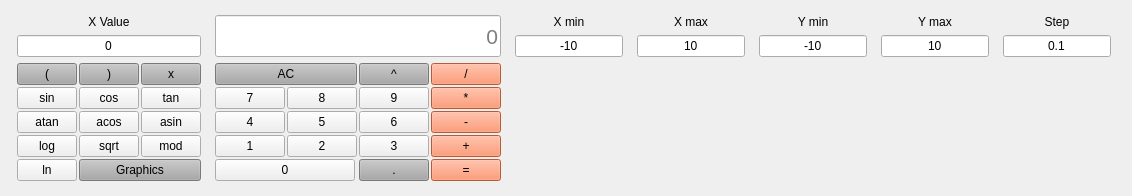
        <widget class="QWidget" name="tab_5">
         <attribute name="title">
          <string>Calculator</string>
         </attribute>
         <layout class="QVBoxLayout" name="verticalLayout_2">
          <item>
           <layout class="QGridLayout" name="gridLayout_4">
            <property name="sizeConstraint">
             <enum>QLayout::SetDefaultConstraint</enum>
            </property>
            <property name="leftMargin">
             <number>6</number>
            </property>
            <property name="topMargin">
             <number>4</number>
            </property>
            <property name="rightMargin">
             <number>10</number>
            </property>
            <property name="bottomMargin">
             <number>4</number>
            </property>
            <property name="horizontalSpacing">
             <number>14</number>
            </property>
            <property name="verticalSpacing">
             <number>6</number>
            </property>
            <item row="1" column="2">
             <widget class="QLineEdit" name="lineEdit_8">
              <property name="text">
               <string>-10</string>
              </property>
              <property name="alignment">
               <set>Qt::AlignCenter</set>
              </property>
              <property name="placeholderText">
               <string>-10</string>
              </property>
             </widget>
            </item>
            <item row="2" column="1">
             <layout class="QGridLayout" name="gridLayout_5">
              <property name="sizeConstraint">
               <enum>QLayout::SetFixedSize</enum>
              </property>
              <property name="spacing">
               <number>2</number>
              </property>
              <item row="4" column="3">
               <widget class="QPushButton" name="button_sum_2">
                <property name="enabled">
                 <bool>true</bool>
                </property>
                <property name="sizePolicy">
                 <sizepolicy hsizetype="Expanding" vsizetype="Expanding">
                  <horstretch>0</horstretch>
                  <verstretch>0</verstretch>
                 </sizepolicy>
                </property>
                <property name="maximumSize">
                 <size>
                  <width>70</width>
                  <height>60</height>
                 </size>
                </property>
                <property name="styleSheet">
                 <string notr="true">QPushButton {background-color: rgb(255, 127, 80)}
</string>
                </property>
                <property name="text">
                 <string>+</string>
                </property>
               </widget>
              </item>
              <item row="3" column="2">
               <widget class="QPushButton" name="button_10">
                <property name="enabled">
                 <bool>true</bool>
                </property>
                <property name="sizePolicy">
                 <sizepolicy hsizetype="Expanding" vsizetype="Expanding">
                  <horstretch>0</horstretch>
                  <verstretch>0</verstretch>
                 </sizepolicy>
                </property>
                <property name="maximumSize">
                 <size>
                  <width>70</width>
                  <height>60</height>
                 </size>
                </property>
                <property name="text">
                 <string>6</string>
                </property>
               </widget>
              </item>
              <item row="4" column="1">
               <widget class="QPushButton" name="button_11">
                <property name="enabled">
                 <bool>true</bool>
                </property>
                <property name="sizePolicy">
                 <sizepolicy hsizetype="Expanding" vsizetype="Expanding">
                  <horstretch>0</horstretch>
                  <verstretch>0</verstretch>
                 </sizepolicy>
                </property>
                <property name="maximumSize">
                 <size>
                  <width>70</width>
                  <height>60</height>
                 </size>
                </property>
                <property name="text">
                 <string>2</string>
                </property>
               </widget>
              </item>
              <item row="4" column="2">
               <widget class="QPushButton" name="button_12">
                <property name="enabled">
                 <bool>true</bool>
                </property>
                <property name="sizePolicy">
                 <sizepolicy hsizetype="Expanding" vsizetype="Expanding">
                  <horstretch>0</horstretch>
                  <verstretch>0</verstretch>
                 </sizepolicy>
                </property>
                <property name="maximumSize">
                 <size>
                  <width>70</width>
                  <height>60</height>
                 </size>
                </property>
                <property name="text">
                 <string>3</string>
                </property>
               </widget>
              </item>
              <item row="5" column="2">
               <widget class="QPushButton" name="button_point_2">
                <property name="enabled">
                 <bool>true</bool>
                </property>
                <property name="sizePolicy">
                 <sizepolicy hsizetype="Expanding" vsizetype="Expanding">
                  <horstretch>0</horstretch>
                  <verstretch>0</verstretch>
                 </sizepolicy>
                </property>
                <property name="maximumSize">
                 <size>
                  <width>70</width>
                  <height>60</height>
                 </size>
                </property>
                <property name="styleSheet">
                 <string notr="true">QPushButton {background-color:rgb(169, 169, 169)}</string>
                </property>
                <property name="text">
                 <string>.</string>
                </property>
               </widget>
              </item>
              <item row="2" column="3">
               <widget class="QPushButton" name="button_mul_2">
                <property name="enabled">
                 <bool>true</bool>
                </property>
                <property name="sizePolicy">
                 <sizepolicy hsizetype="Expanding" vsizetype="Expanding">
                  <horstretch>0</horstretch>
                  <verstretch>0</verstretch>
                 </sizepolicy>
                </property>
                <property name="maximumSize">
                 <size>
                  <width>70</width>
                  <height>60</height>
                 </size>
                </property>
                <property name="styleSheet">
                 <string notr="true">QPushButton {background-color: rgb(255, 127, 80)}
</string>
                </property>
                <property name="text">
                 <string>*</string>
                </property>
               </widget>
              </item>
              <item row="5" column="0" colspan="2">
               <widget class="QPushButton" name="button_13">
                <property name="sizePolicy">
                 <sizepolicy hsizetype="Expanding" vsizetype="Expanding">
                  <horstretch>0</horstretch>
                  <verstretch>0</verstretch>
                 </sizepolicy>
                </property>
                <property name="maximumSize">
                 <size>
                  <width>140</width>
                  <height>60</height>
                 </size>
                </property>
                <property name="text">
                 <string>0</string>
                </property>
               </widget>
              </item>
              <item row="2" column="2">
               <widget class="QPushButton" name="button_14">
                <property name="enabled">
                 <bool>true</bool>
                </property>
                <property name="sizePolicy">
                 <sizepolicy hsizetype="Expanding" vsizetype="Expanding">
                  <horstretch>0</horstretch>
                  <verstretch>0</verstretch>
                 </sizepolicy>
                </property>
                <property name="maximumSize">
                 <size>
                  <width>70</width>
                  <height>60</height>
                 </size>
                </property>
                <property name="text">
                 <string>9</string>
                </property>
               </widget>
              </item>
              <item row="4" column="0">
               <widget class="QPushButton" name="button_15">
                <property name="enabled">
                 <bool>true</bool>
                </property>
                <property name="sizePolicy">
                 <sizepolicy hsizetype="Expanding" vsizetype="Expanding">
                  <horstretch>0</horstretch>
                  <verstretch>0</verstretch>
                 </sizepolicy>
                </property>
                <property name="maximumSize">
                 <size>
                  <width>70</width>
                  <height>60</height>
                 </size>
                </property>
                <property name="text">
                 <string>1</string>
                </property>
               </widget>
              </item>
              <item row="0" column="2">
               <widget class="QPushButton" name="button_degree_2">
                <property name="enabled">
                 <bool>true</bool>
                </property>
                <property name="sizePolicy">
                 <sizepolicy hsizetype="Expanding" vsizetype="Expanding">
                  <horstretch>0</horstretch>
                  <verstretch>0</verstretch>
                 </sizepolicy>
                </property>
                <property name="maximumSize">
                 <size>
                  <width>70</width>
                  <height>60</height>
                 </size>
                </property>
                <property name="styleSheet">
                 <string notr="true">QPushButton {background-color:rgb(169, 169, 169)}</string>
                </property>
                <property name="text">
                 <string>^</string>
                </property>
               </widget>
              </item>
              <item row="5" column="3">
               <widget class="QPushButton" name="button_equal_2">
                <property name="enabled">
                 <bool>true</bool>
                </property>
                <property name="sizePolicy">
                 <sizepolicy hsizetype="Expanding" vsizetype="Expanding">
                  <horstretch>0</horstretch>
                  <verstretch>0</verstretch>
                 </sizepolicy>
                </property>
                <property name="maximumSize">
                 <size>
                  <width>70</width>
                  <height>60</height>
                 </size>
                </property>
                <property name="styleSheet">
                 <string notr="true">QPushButton {background-color: rgb(255, 127, 80)}
</string>
                </property>
                <property name="text">
                 <string>=</string>
                </property>
               </widget>
              </item>
              <item row="3" column="3">
               <widget class="QPushButton" name="button_dif_2">
                <property name="enabled">
                 <bool>true</bool>
                </property>
                <property name="sizePolicy">
                 <sizepolicy hsizetype="Expanding" vsizetype="Expanding">
                  <horstretch>0</horstretch>
                  <verstretch>0</verstretch>
                 </sizepolicy>
                </property>
                <property name="maximumSize">
                 <size>
                  <width>70</width>
                  <height>60</height>
                 </size>
                </property>
                <property name="styleSheet">
                 <string notr="true">QPushButton {background-color: rgb(255, 127, 80)}
</string>
                </property>
                <property name="text">
                 <string>-</string>
                </property>
               </widget>
              </item>
              <item row="0" column="0" colspan="2">
               <widget class="QPushButton" name="button_AC_2">
                <property name="sizePolicy">
                 <sizepolicy hsizetype="Expanding" vsizetype="Expanding">
                  <horstretch>0</horstretch>
                  <verstretch>0</verstretch>
                 </sizepolicy>
                </property>
                <property name="maximumSize">
                 <size>
                  <width>16777215</width>
                  <height>60</height>
                 </size>
                </property>
                <property name="styleSheet">
                 <string notr="true">QPushButton {background-color:rgb(169, 169, 169)}</string>
                </property>
                <property name="text">
                 <string>AC</string>
                </property>
               </widget>
              </item>
              <item row="0" column="3">
               <widget class="QPushButton" name="button_div_2">
                <property name="enabled">
                 <bool>true</bool>
                </property>
                <property name="sizePolicy">
                 <sizepolicy hsizetype="Expanding" vsizetype="Expanding">
                  <horstretch>0</horstretch>
                  <verstretch>0</verstretch>
                 </sizepolicy>
                </property>
                <property name="maximumSize">
                 <size>
                  <width>70</width>
                  <height>60</height>
                 </size>
                </property>
                <property name="autoFillBackground">
                 <bool>false</bool>
                </property>
                <property name="styleSheet">
                 <string notr="true">QPushButton {background-color: rgb(255, 127, 80)}
</string>
                </property>
                <property name="text">
                 <string>/</string>
                </property>
               </widget>
              </item>
              <item row="3" column="0">
               <widget class="QPushButton" name="button_16">
                <property name="enabled">
                 <bool>true</bool>
                </property>
                <property name="sizePolicy">
                 <sizepolicy hsizetype="Expanding" vsizetype="Expanding">
                  <horstretch>0</horstretch>
                  <verstretch>0</verstretch>
                 </sizepolicy>
                </property>
                <property name="maximumSize">
                 <size>
                  <width>70</width>
                  <height>60</height>
                 </size>
                </property>
                <property name="text">
                 <string>4</string>
                </property>
               </widget>
              </item>
              <item row="2" column="0">
               <widget class="QPushButton" name="button_17">
                <property name="enabled">
                 <bool>true</bool>
                </property>
                <property name="sizePolicy">
                 <sizepolicy hsizetype="Expanding" vsizetype="Expanding">
                  <horstretch>0</horstretch>
                  <verstretch>0</verstretch>
                 </sizepolicy>
                </property>
                <property name="maximumSize">
                 <size>
                  <width>70</width>
                  <height>60</height>
                 </size>
                </property>
                <property name="text">
                 <string>7</string>
                </property>
               </widget>
              </item>
              <item row="2" column="1">
               <widget class="QPushButton" name="button_18">
                <property name="enabled">
                 <bool>true</bool>
                </property>
                <property name="sizePolicy">
                 <sizepolicy hsizetype="Expanding" vsizetype="Expanding">
                  <horstretch>0</horstretch>
                  <verstretch>0</verstretch>
                 </sizepolicy>
                </property>
                <property name="maximumSize">
                 <size>
                  <width>70</width>
                  <height>60</height>
                 </size>
                </property>
                <property name="text">
                 <string>8</string>
                </property>
               </widget>
              </item>
              <item row="3" column="1">
               <widget class="QPushButton" name="button_19">
                <property name="enabled">
                 <bool>true</bool>
                </property>
                <property name="sizePolicy">
                 <sizepolicy hsizetype="Expanding" vsizetype="Expanding">
                  <horstretch>0</horstretch>
                  <verstretch>0</verstretch>
                 </sizepolicy>
                </property>
                <property name="maximumSize">
                 <size>
                  <width>70</width>
                  <height>60</height>
                 </size>
                </property>
                <property name="text">
                 <string>5</string>
                </property>
               </widget>
              </item>
             </layout>
            </item>
            <item row="2" column="0">
             <layout class="QGridLayout" name="gridLayout_6">
              <property name="sizeConstraint">
               <enum>QLayout::SetMinimumSize</enum>
              </property>
              <property name="spacing">
               <number>2</number>
              </property>
              <item row="2" column="0">
               <widget class="QPushButton" name="button_atan_2">
                <property name="sizePolicy">
                 <sizepolicy hsizetype="Minimum" vsizetype="Expanding">
                  <horstretch>0</horstretch>
                  <verstretch>0</verstretch>
                 </sizepolicy>
                </property>
                <property name="maximumSize">
                 <size>
                  <width>60</width>
                  <height>16777215</height>
                 </size>
                </property>
                <property name="text">
                 <string>atan</string>
                </property>
               </widget>
              </item>
              <item row="1" column="1">
               <widget class="QPushButton" name="button_cos_2">
                <property name="sizePolicy">
                 <sizepolicy hsizetype="Minimum" vsizetype="Expanding">
                  <horstretch>0</horstretch>
                  <verstretch>0</verstretch>
                 </sizepolicy>
                </property>
                <property name="maximumSize">
                 <size>
                  <width>60</width>
                  <height>16777215</height>
                 </size>
                </property>
                <property name="text">
                 <string>cos</string>
                </property>
               </widget>
              </item>
              <item row="1" column="0">
               <widget class="QPushButton" name="button_sin_2">
                <property name="sizePolicy">
                 <sizepolicy hsizetype="Minimum" vsizetype="Expanding">
                  <horstretch>0</horstretch>
                  <verstretch>0</verstretch>
                 </sizepolicy>
                </property>
                <property name="maximumSize">
                 <size>
                  <width>60</width>
                  <height>16777215</height>
                 </size>
                </property>
                <property name="text">
                 <string>sin</string>
                </property>
               </widget>
              </item>
              <item row="3" column="2">
               <widget class="QPushButton" name="button_mod_2">
                <property name="sizePolicy">
                 <sizepolicy hsizetype="Minimum" vsizetype="Expanding">
                  <horstretch>0</horstretch>
                  <verstretch>0</verstretch>
                 </sizepolicy>
                </property>
                <property name="maximumSize">
                 <size>
                  <width>60</width>
                  <height>16777215</height>
                 </size>
                </property>
                <property name="text">
                 <string>mod</string>
                </property>
               </widget>
              </item>
              <item row="0" column="1">
               <widget class="QPushButton" name="button_right_bracket_2">
                <property name="sizePolicy">
                 <sizepolicy hsizetype="Minimum" vsizetype="Expanding">
                  <horstretch>0</horstretch>
                  <verstretch>0</verstretch>
                 </sizepolicy>
                </property>
                <property name="maximumSize">
                 <size>
                  <width>60</width>
                  <height>16777215</height>
                 </size>
                </property>
                <property name="styleSheet">
                 <string notr="true">QPushButton {background-color:rgb(169, 169, 169)}</string>
                </property>
                <property name="text">
                 <string>)</string>
                </property>
               </widget>
              </item>
              <item row="3" column="1">
               <widget class="QPushButton" name="button_sqrt_2">
                <property name="sizePolicy">
                 <sizepolicy hsizetype="Minimum" vsizetype="Expanding">
                  <horstretch>0</horstretch>
                  <verstretch>0</verstretch>
                 </sizepolicy>
                </property>
                <property name="maximumSize">
                 <size>
                  <width>60</width>
                  <height>16777215</height>
                 </size>
                </property>
                <property name="text">
                 <string>sqrt</string>
                </property>
               </widget>
              </item>
              <item row="2" column="2">
               <widget class="QPushButton" name="button_asin_2">
                <property name="sizePolicy">
                 <sizepolicy hsizetype="Minimum" vsizetype="Expanding">
                  <horstretch>0</horstretch>
                  <verstretch>0</verstretch>
                 </sizepolicy>
                </property>
                <property name="maximumSize">
                 <size>
                  <width>60</width>
                  <height>16777215</height>
                 </size>
                </property>
                <property name="text">
                 <string>asin</string>
                </property>
               </widget>
              </item>
              <item row="4" column="0">
               <widget class="QPushButton" name="button_ln_2">
                <property name="sizePolicy">
                 <sizepolicy hsizetype="Minimum" vsizetype="Expanding">
                  <horstretch>0</horstretch>
                  <verstretch>0</verstretch>
                 </sizepolicy>
                </property>
                <property name="maximumSize">
                 <size>
                  <width>60</width>
                  <height>16777215</height>
                 </size>
                </property>
                <property name="text">
                 <string>ln</string>
                </property>
               </widget>
              </item>
              <item row="1" column="2">
               <widget class="QPushButton" name="button_tan_2">
                <property name="sizePolicy">
                 <sizepolicy hsizetype="Minimum" vsizetype="Expanding">
                  <horstretch>0</horstretch>
                  <verstretch>0</verstretch>
                 </sizepolicy>
                </property>
                <property name="maximumSize">
                 <size>
                  <width>60</width>
                  <height>16777215</height>
                 </size>
                </property>
                <property name="text">
                 <string>tan</string>
                </property>
               </widget>
              </item>
              <item row="3" column="0">
               <widget class="QPushButton" name="button_log_2">
                <property name="sizePolicy">
                 <sizepolicy hsizetype="Minimum" vsizetype="Expanding">
                  <horstretch>0</horstretch>
                  <verstretch>0</verstretch>
                 </sizepolicy>
                </property>
                <property name="maximumSize">
                 <size>
                  <width>60</width>
                  <height>16777215</height>
                 </size>
                </property>
                <property name="text">
                 <string>log</string>
                </property>
               </widget>
              </item>
              <item row="2" column="1">
               <widget class="QPushButton" name="button_acos_2">
                <property name="sizePolicy">
                 <sizepolicy hsizetype="Minimum" vsizetype="Expanding">
                  <horstretch>0</horstretch>
                  <verstretch>0</verstretch>
                 </sizepolicy>
                </property>
                <property name="maximumSize">
                 <size>
                  <width>60</width>
                  <height>16777215</height>
                 </size>
                </property>
                <property name="text">
                 <string>acos</string>
                </property>
               </widget>
              </item>
              <item row="0" column="2">
               <widget class="QPushButton" name="button_x_2">
                <property name="sizePolicy">
                 <sizepolicy hsizetype="Minimum" vsizetype="Expanding">
                  <horstretch>0</horstretch>
                  <verstretch>0</verstretch>
                 </sizepolicy>
                </property>
                <property name="maximumSize">
                 <size>
                  <width>60</width>
                  <height>16777215</height>
                 </size>
                </property>
                <property name="styleSheet">
                 <string notr="true">QPushButton {background-color:rgb(169, 169, 169)}</string>
                </property>
                <property name="text">
                 <string>x</string>
                </property>
               </widget>
              </item>
              <item row="0" column="0">
               <widget class="QPushButton" name="button_left_bracket_2">
                <property name="sizePolicy">
                 <sizepolicy hsizetype="Minimum" vsizetype="Expanding">
                  <horstretch>0</horstretch>
                  <verstretch>0</verstretch>
                 </sizepolicy>
                </property>
                <property name="maximumSize">
                 <size>
                  <width>60</width>
                  <height>16777215</height>
                 </size>
                </property>
                <property name="styleSheet">
                 <string notr="true">QPushButton {background-color:rgb(169, 169, 169)}</string>
                </property>
                <property name="text">
                 <string>(</string>
                </property>
               </widget>
              </item>
              <item row="4" column="1" colspan="2">
               <widget class="QPushButton" name="button_plot_2">
                <property name="sizePolicy">
                 <sizepolicy hsizetype="Minimum" vsizetype="Expanding">
                  <horstretch>0</horstretch>
                  <verstretch>0</verstretch>
                 </sizepolicy>
                </property>
                <property name="styleSheet">
                 <string notr="true">QPushButton {background-color:rgb(169, 169, 169)}</string>
                </property>
                <property name="text">
                 <string>Graphics</string>
                </property>
               </widget>
              </item>
             </layout>
            </item>
            <item row="0" column="2">
             <widget class="QLabel" name="label_7">
              <property name="text">
               <string>X min</string>
              </property>
              <property name="alignment">
               <set>Qt::AlignCenter</set>
              </property>
             </widget>
            </item>
            <item row="0" column="3">
             <widget class="QLabel" name="label_8">
              <property name="text">
               <string>X max</string>
              </property>
              <property name="alignment">
               <set>Qt::AlignCenter</set>
              </property>
             </widget>
            </item>
            <item row="0" column="1" rowspan="2">
             <widget class="QLineEdit" name="lineEdit_result_2">
              <property name="sizePolicy">
               <sizepolicy hsizetype="Expanding" vsizetype="Expanding">
                <horstretch>0</horstretch>
                <verstretch>0</verstretch>
               </sizepolicy>
              </property>
              <property name="font">
               <font>
                <pointsize>16</pointsize>
               </font>
              </property>
              <property name="inputMethodHints">
               <set>Qt::ImhNone</set>
              </property>
              <property name="cursorPosition">
               <number>0</number>
              </property>
              <property name="alignment">
               <set>Qt::AlignRight|Qt::AlignTrailing|Qt::AlignVCenter</set>
              </property>
              <property name="placeholderText">
               <string>0</string>
              </property>
             </widget>
            </item>
            <item row="0" column="4">
             <widget class="QLabel" name="label_9">
              <property name="text">
               <string>Y min</string>
              </property>
              <property name="alignment">
               <set>Qt::AlignCenter</set>
              </property>
             </widget>
            </item>
            <item row="1" column="4">
             <widget class="QLineEdit" name="lineEdit_9">
              <property name="text">
               <string>-10</string>
              </property>
              <property name="alignment">
               <set>Qt::AlignCenter</set>
              </property>
              <property name="placeholderText">
               <string>-10</string>
              </property>
             </widget>
            </item>
            <item row="1" column="0">
             <widget class="QLineEdit" name="lineEdit_x_2">
              <property name="enabled">
               <bool>true</bool>
              </property>
              <property name="inputMethodHints">
               <set>Qt::ImhNone</set>
              </property>
              <property name="text">
               <string>0</string>
              </property>
              <property name="alignment">
               <set>Qt::AlignCenter</set>
              </property>
              <property name="placeholderText">
               <string>0</string>
              </property>
             </widget>
            </item>
            <item row="1" column="6">
             <widget class="QLineEdit" name="lineEdit_10">
              <property name="text">
               <string>0.1</string>
              </property>
              <property name="alignment">
               <set>Qt::AlignCenter</set>
              </property>
              <property name="placeholderText">
               <string>0.1</string>
              </property>
             </widget>
            </item>
            <item row="0" column="5">
             <widget class="QLabel" name="label_10">
              <property name="text">
               <string>Y max</string>
              </property>
              <property name="alignment">
               <set>Qt::AlignCenter</set>
              </property>
             </widget>
            </item>
            <item row="0" column="6">
             <widget class="QLabel" name="label_11">
              <property name="text">
               <string>Step</string>
              </property>
              <property name="alignment">
               <set>Qt::AlignCenter</set>
              </property>
             </widget>
            </item>
            <item row="0" column="0">
             <widget class="QLabel" name="label_12">
              <property name="text">
               <string>X Value</string>
              </property>
              <property name="alignment">
               <set>Qt::AlignCenter</set>
              </property>
             </widget>
            </item>
            <item row="1" column="3">
             <widget class="QLineEdit" name="lineEdit_11">
              <property name="font">
               <font>
                <kerning>true</kerning>
               </font>
              </property>
              <property name="text">
               <string>10</string>
              </property>
              <property name="alignment">
               <set>Qt::AlignCenter</set>
              </property>
              <property name="placeholderText">
               <string>10</string>
              </property>
             </widget>
            </item>
            <item row="1" column="5">
             <widget class="QLineEdit" name="lineEdit_12">
              <property name="text">
               <string>10</string>
              </property>
              <property name="alignment">
               <set>Qt::AlignCenter</set>
              </property>
              <property name="placeholderText">
               <string>10</string>
              </property>
             </widget>
            </item>
            <item row="2" column="2" colspan="5">
             <widget class="QCustomPlot" name="customPlot_2" native="true"/>
            </item>
           </layout>
          </item>
         </layout>
        </widget>
